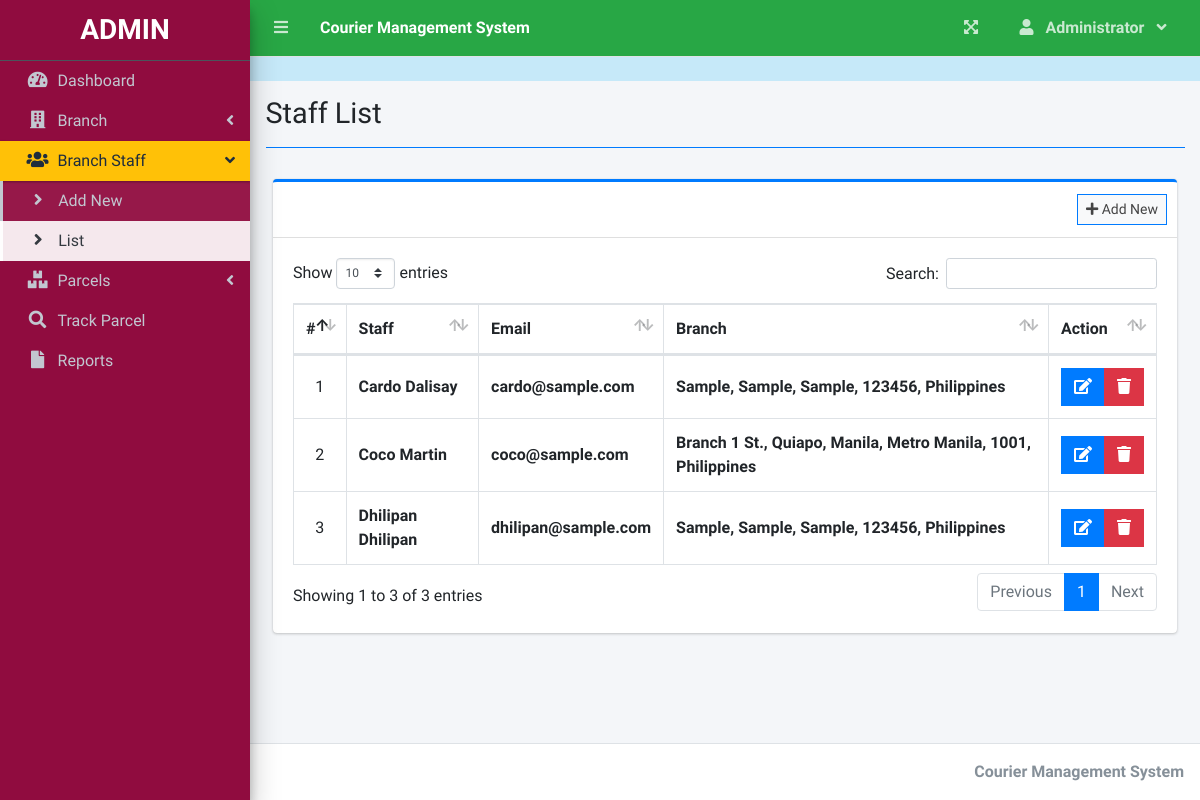
/admin/cms/index.php?page=staff_list (signed in), run on an earlier commit of the app's database.
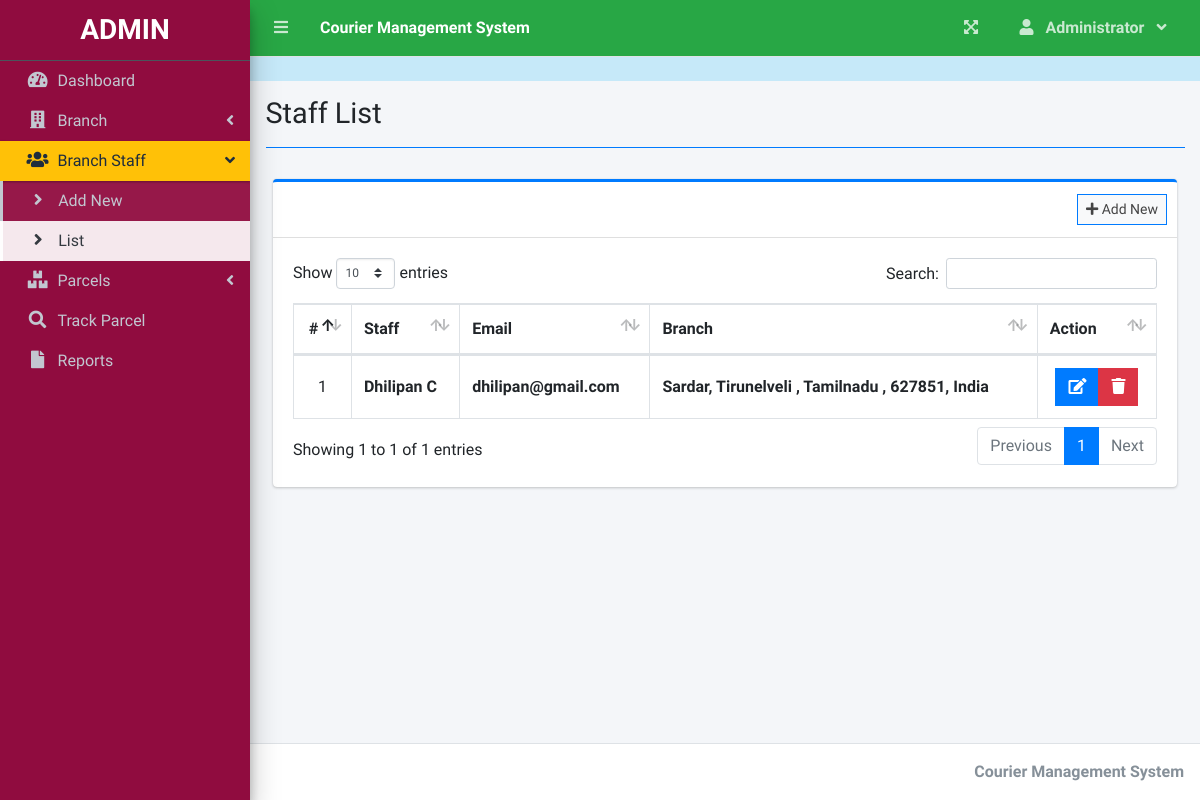
And on a later commit of the database.
### tables this page shows
CREATE TABLE `users` (
  `id` int(30) NOT NULL,
  `firstname` varchar(200) NOT NULL,
  `lastname` varchar(200) NOT NULL,
  `email` varchar(200) NOT NULL,
  `password` text NOT NULL,
  `type` tinyint(1) NOT NULL DEFAULT 2 COMMENT '1 = admin, 2 = staff',
  `branch_id` int(30) NOT NULL,
  `date_created` datetime NOT NULL DEFAULT current_timestamp()
);

### admin/cms/staff_list.php (the view, shortened to what this page needs)
<?php include'db_connect.php' ?>
<div class="col-lg-12">
	<div class="card card-outline card-primary">
		<div class="card-header">
			<div class="card-tools">
				<a class="btn btn-block btn-sm btn-default btn-flat border-primary " href="./index.php?page=new_staff"><i class="fa fa-plus"></i> Add New</a>
			</div>
		</div>
		<div class="card-body">
			<table class="table tabe-hover table-bordered" id="list">
				<!-- <colgroup>
					<col width="5%">
					<col width="15%">
					<col width="25%">
					<col width="25%">
					<col width="15%">
				</colgroup> -->
				<thead>
					<tr>
						<th class="text-center">#</th>
						<th>Staff</th>
						<th>Email</th>
						<th>Branch</th>
						<th>Action</th>
					</tr>
				</thead>
				<tbody>
					<?php
					$i = 1;
					$qry = $conn->query("SELECT u.*,concat(u.firstname,' ',u.lastname) as name,concat(b.street,', ',b.city,', ',b.state,', ',b.zip_code,', ',b.country) as baddress FROM users u inner join branches b on b.id = u.branch_id where u.type = 2 order by concat(u.firstname,' ',u.lastname) asc ");
					while($row= $qry->fetch_assoc()):
					?>
					<tr>
						<td class="text-center"><?php echo $i++ ?></td>
						<td><b><?php echo ucwords($row['name']) ?></b></td>
						<td><b><?php echo ($row['email']) ?></b></td>
						<td><b><?php echo ucwords($row['baddress']) ?></b></td>
						<td class="text-center">
		                    <div class="btn-group">
		                        <a href="index.php?page=edit_staff&id=<?php echo $row['id'] ?>" class="btn btn-primary btn-flat ">
		                          <i class="fas fa-edit"></i>
		                        </a>
		                        <button type="button" class="btn btn-danger btn-flat delete_staff" data-id="<?php echo $row['id'] ?>">
		                          <i class="fas fa-trash"></i>
		                        </button>
	                      </div>
						</td>
					</tr>
				<?php endwhile; ?>
				</tbody>
			</table>
		</div>
	</div>
</div>

What changed in the data, as far as the page shows it:
no longer on this page (row unchanged): users: name "Cardo Dalisay", email "cardo@sample.com", baddress "Sample, Sample, Sample, 123456, Philippines"
no longer on this page (row unchanged): users: name "Coco Martin", email "coco@sample.com", baddress "Branch 1 St., Quiapo, Manila, Metro Manila, 1001, Philippines"
no longer on this page (row edited): users: name "Dhilipan Dhilipan", email "dhilipan@sample.com", baddress "Sample, Sample, Sample, 123456, Philippines"
added users: name "Dhilipan C", email "dhilipan@gmail.com", baddress "Sardar, Tirunelveli , Tamilnadu , 627851, India"
Also different on the page:
text written by a page script: "Show entries Search: Showing 1 to 3 of 3 entries Previous 1 Next" → "Show entries Search: Showing 1 to 1 of 1 entries Previous 1 Next"
